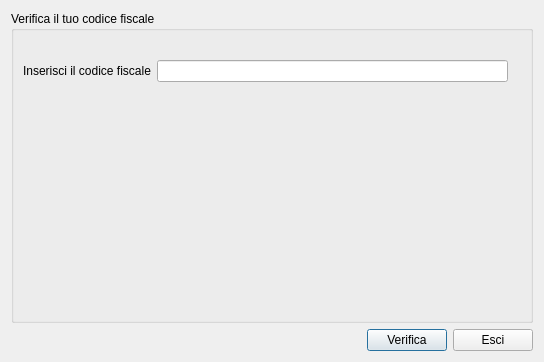
<?xml version="1.0" encoding="UTF-8"?>
<ui version="4.0">
 <class>verify_codicefiscale</class>
 <widget class="QDialog" name="verify_codicefiscale">
  <property name="geometry">
   <rect>
    <x>0</x>
    <y>0</y>
    <width>544</width>
    <height>362</height>
   </rect>
  </property>
  <property name="sizePolicy">
   <sizepolicy hsizetype="Fixed" vsizetype="Fixed">
    <horstretch>0</horstretch>
    <verstretch>0</verstretch>
   </sizepolicy>
  </property>
  <property name="windowTitle">
   <string>Dialog</string>
  </property>
  <layout class="QGridLayout" name="gridLayout">
   <item row="0" column="0" colspan="3">
    <widget class="QGroupBox" name="groupBox">
     <property name="title">
      <string>Verifica il tuo codice fiscale</string>
     </property>
     <layout class="QGridLayout" name="gridLayout_2">
      <item row="3" column="0" colspan="2">
       <spacer name="verticalSpacer_2">
        <property name="orientation">
         <enum>Qt::Vertical</enum>
        </property>
        <property name="sizeHint" stdset="0">
         <size>
          <width>20</width>
          <height>40</height>
         </size>
        </property>
       </spacer>
      </item>
      <item row="2" column="0" colspan="2">
       <widget class="QLabel" name="es_er">
        <property name="text">
         <string/>
        </property>
        <property name="alignment">
         <set>Qt::AlignCenter</set>
        </property>
       </widget>
      </item>
      <item row="1" column="0">
       <widget class="QLabel" name="label">
        <property name="text">
         <string>Inserisci il codice fiscale</string>
        </property>
       </widget>
      </item>
      <item row="1" column="1">
       <widget class="QLineEdit" name="codice_fis"/>
      </item>
      <item row="1" column="2">
       <widget class="QLabel" name="icona">
        <property name="text">
         <string/>
        </property>
        <property name="alignment">
         <set>Qt::AlignCenter</set>
        </property>
       </widget>
      </item>
      <item row="0" column="0" colspan="3">
       <widget class="QLabel" name="label_2">
        <property name="text">
         <string/>
        </property>
        <property name="pixmap">
         <pixmap resource="../biblio.qrc">:/images/codice_fiscale_logo.png</pixmap>
        </property>
        <property name="scaledContents">
         <bool>true</bool>
        </property>
        <property name="alignment">
         <set>Qt::AlignCenter</set>
        </property>
       </widget>
      </item>
     </layout>
    </widget>
   </item>
   <item row="1" column="0">
    <spacer name="horizontalSpacer">
     <property name="orientation">
      <enum>Qt::Horizontal</enum>
     </property>
     <property name="sizeHint" stdset="0">
      <size>
       <width>211</width>
       <height>20</height>
      </size>
     </property>
    </spacer>
   </item>
   <item row="1" column="1">
    <widget class="QPushButton" name="verifica">
     <property name="text">
      <string>Verifica</string>
     </property>
     <property name="icon">
      <iconset resource="../biblio.qrc">
       <normaloff>:/images/codice_fiscale_logo.png</normaloff>:/images/codice_fiscale_logo.png</iconset>
     </property>
     <property name="iconSize">
      <size>
       <width>32</width>
       <height>32</height>
      </size>
     </property>
    </widget>
   </item>
   <item row="1" column="2">
    <widget class="QPushButton" name="esci">
     <property name="text">
      <string>Esci</string>
     </property>
     <property name="icon">
      <iconset resource="../../initdb/images.qrc">
       <normaloff>:/images/dialog-close.png</normaloff>:/images/dialog-close.png</iconset>
     </property>
     <property name="iconSize">
      <size>
       <width>32</width>
       <height>32</height>
      </size>
     </property>
    </widget>
   </item>
  </layout>
 </widget>
 <resources>
  <include location="../../initdb/images.qrc"/>
  <include location="../biblio.qrc"/>
 </resources>
 <connections/>
</ui>
